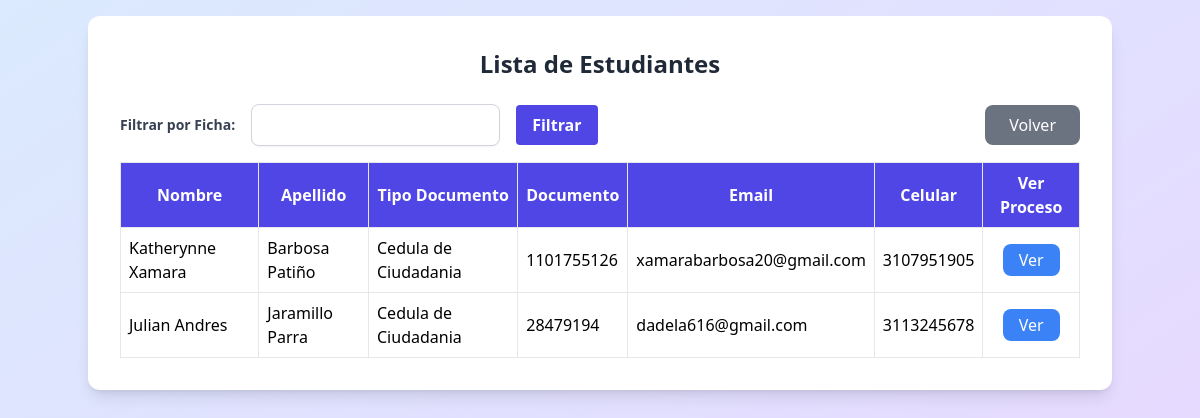
/aprendiz/listar (signed in), run on an earlier commit of the app's database.
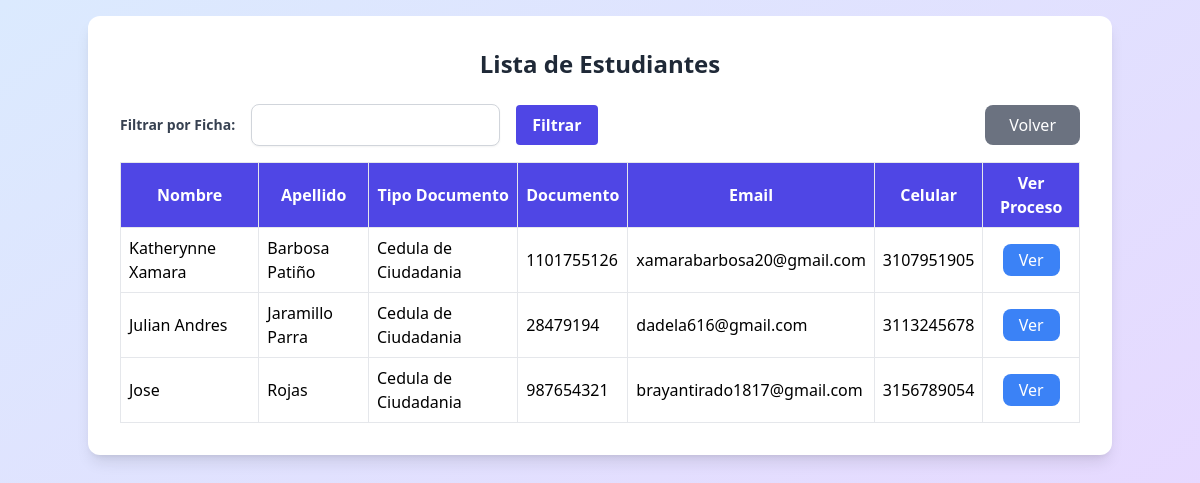
And on a later commit of the database.
### app/models/users.py (models this page shows, shortened)
class Aprendiz(db.Model, UserMixin):
    __tablename__ = 'aprendiz'
    id_aprendiz = db.Column(db.Integer, primary_key=True)
    nombre = db.Column(db.String(45), nullable=False)
    apellido = db.Column(db.String(45), nullable=False)
    tipo_documento = db.Column(db.Enum(
        'Cedula de Ciudadania',
        'Tarjeta de Identidad',
        'Cedula Extrangeria',
        'Registro Civil'
    ), nullable=False)
    documento = db.Column(db.String(45), unique=True, nullable=False, index=True)
    email = db.Column(db.String(100), unique=True, nullable=False, index=True)
    celular = db.Column(db.String(45), unique=True, nullable=False, index=True)
    password_aprendiz = db.Column(db.String(250), nullable=False)
    contrato_id = db.Column(db.Integer, db.ForeignKey('contrato.id_contrato'), nullable=True)
    contrato = db.relationship('Contrato', back_populates='aprendices_rel', uselist=False)
    programa_id = db.Column(db.Integer, db.ForeignKey('programa.id_programa'), nullable=True)
    programa = db.relationship('Programa', back_populates='aprendices_rel')
    instructor_id = db.Column(db.Integer, db.ForeignKey('instructor.id_instructor'), nullable=True)
    instructor = db.relationship('Instructor', back_populates='aprendices_rel')
    empresas = db.relationship('Empresa', back_populates='aprendiz', cascade="all, delete-orphan")
    evidencias = db.relationship('Evidencia', back_populates='aprendiz_rel', lazy=True, cascade='all, delete-orphan')
    seguimiento = db.relationship('Seguimiento', back_populates='aprendiz_rel', lazy=True, uselist=False, cascade='all, delete-orphan')

### app/routes/aprendiz_route.py (the view)
@bp.route('/listar', methods=['GET'])
@login_required
def listar_aprendices():
    if not hasattr(current_user, 'id_instructor'):
        flash('No tienes permiso para acceder a esta página.', 'danger')
        return redirect(url_for('auth.dashboard'))
    ficha_busqueda = request.args.get('ficha', type=int)
    if ficha_busqueda:
        aprendices = Aprendiz.query.filter(Aprendiz.programa.has(ficha=ficha_busqueda)).all()
        if aprendices:
            flash(f'Mostrando aprendices con ficha {ficha_busqueda}.', 'info')
        else:
            flash(f'No se encontraron aprendices para la ficha {ficha_busqueda}.', 'warning')
    else:
        aprendices = Aprendiz.query.all()
    return render_template('listar.html', aprendices=aprendices, ficha_seleccionada=ficha_busqueda)

### app/__init__.py (called while the page is built)
@login_manager.user_loader
def load_user(user_id):
    from app.models.users import Aprendiz, Instructor, User
    try:
        role, id = user_id.split("-")
        id = int(id)
    except (ValueError, AttributeError):
        return None
    if role == "aprendiz":
        return Aprendiz.query.get(id)
    elif role == "instructor":
        return Instructor.query.get(id)
    elif role == "admin":
        return User.query.get(id)
    return None

### app/templates/listar.html (shortened to what this page needs)
<!DOCTYPE html>
<html lang="es">
<head>
    <script src="https://cdn.tailwindcss.com"></script>
</head>
<body class="bg-gradient-to-br from-blue-100 to-purple-200 min-h-screen p-4">
    <div class="container mx-auto bg-white shadow-lg rounded-xl p-8">
        <h2 class="text-2xl font-bold text-center text-gray-800 mb-6">Lista de Estudiantes</h2>
        <form method="get" action="{{ url_for('aprendiz_bp.listar_aprendices') }}" class="mb-4 flex items-center justify-between">
            <div class="flex items-center gap-4">
                <label for="ficha" class="text-sm font-semibold text-gray-700">Filtrar por Ficha:</label>
                <input type="number" id="ficha" name="ficha" value="{{ ficha_seleccionada or '' }}" class="rounded-lg border border-gray-300 shadow-sm focus:border-indigo-500 focus:ring-2 focus:ring-indigo-400 p-2">
                <button type="submit" class="bg-indigo-600 hover:bg-indigo-700 text-white font-bold py-2 px-4 rounded transition duration-200">
                    Filtrar
                </button>
            </div>
            <a href="{{ url_for('auth.dashboard') }}"
            class="bg-gray-500 text-white px-6 py-2 rounded-lg hover:bg-green-600 transition">
                Volver
            </a>
        </form>
        <table id="tabla-estudiantes" class="w-full border-collapse">
            <thead>
                <tr class="bg-indigo-600 text-white">
                    <th class="p-2 border">Nombre</th>
                    <th class="p-2 border">Apellido</th>
                    <th class="p-2 border">Tipo Documento</th>
                    <th class="p-2 border">Documento</th>
                    <th class="p-2 border">Email</th>
                    <th class="p-2 border">Celular</th>
                    <th class="p-2 border">Ver Proceso</th>
                </tr>
            </thead>
            <tbody>
    {% for estudiante in aprendices %}
        <tr class="hover:bg-gray-100">
            <td class="p-2 border">{{ estudiante.nombre }}</td>
            <td class="p-2 border">{{ estudiante.apellido }}</td>
            <td class="p-2 border">{{ estudiante.tipo_documento }}</td>
            <td class="p-2 border">{{ estudiante.documento }}</td>
            <td class="p-2 border">{{ estudiante.email }}</td>
            <td class="p-2 border">{{ estudiante.celular }}</td>
            <td class="p-2 border text-center">
    <a href="{{ url_for('aprendiz_bp.ver_dashboard_aprendiz', id=estudiante.id_aprendiz) }}"
       target="_blank"
       class="inline-block bg-blue-500 text-white px-4 py-1 rounded-lg hover:bg-blue-600 transition duration-200 font-medium">
        Ver
    </a>
</td>
        </tr>
    {% endfor %}
</tbody>
        </table>
    </div>
</body>
</html>

What changed in the data, as far as the page shows it:
added Aprendiz: nombre "Jose", apellido "Rojas", tipo_documento "Cedula de Ciudadania", documento "987654321", email "brayantirado1817@gmail.com", celular "3156789054"
